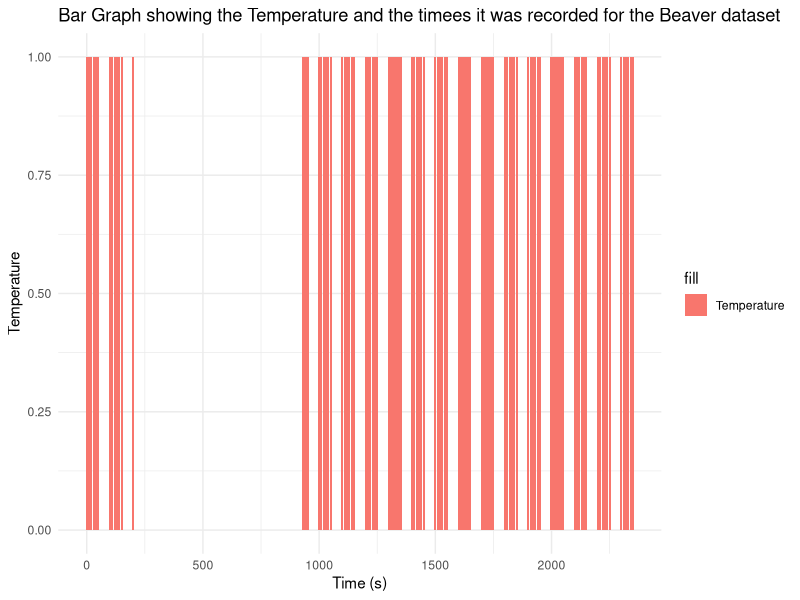

This chart was generated by the following R code: (Note: this script raises an error after producing the figure.)
# 04 February 2019
# Author ; Nicole Okkers
# Introduction to R Workshop Weekend Exercises
# Weekend Exercise 4: 
# Section 4: open section (Can make your own data set)
# Make use of any two built in datasets:
# Make use of the summarise, select, group_by functions
# Create at least two visualisations that were not done in the Intro R workshop (Density Plots: Geom_will show you the different functions)

# Load Libaries
library(tidyverse)
Beaver_2 <- datasets::beaver2 # using the built in data set beaver 2 and assigning it a name so that it shows up in the environment pain
# Exploring the data
# For Data set 1
Beaver_2 %>% # Tell R to use Ecklonia dataset and then ( %>% )
  group_by(day) %>% # Use the group_by function to summarise the data by sites, and then ( %>% )
  select(time , temp) %>% # from the data set only select collumns (variables) temp and time and then ( %>% )
  summarise(mean_Time = mean(time), # Use the summarise function to calculate the mean of the time collumn
            max_Time = max(time), # Use the summarise function to calculate the max value of the time collumn
            min_Time = min(time), # Use the summarise function to calculate the min value of the time  collumn
            median_Time = median(time), # Use the summarise function to calc the median of the time  collumn
            variance_Time = var(time), # Summarise to calc the variance of the time  collumn
            mean_Temp = mean(temp), # Summarise to calc mean of the temp collumn
            max_Temp = max(temp), # summarise to calc max value of the temp collumn
            min_Temp = min(temp), # Summarise to calc max value of the temp collumn
            median_Temp = median(temp), # Summarise to calc max value of the temp collumn
            variance_Temp = var(temp)) %>% # Summarise to calc variance of the temp collumn and then
  na.omit() # Omit an NA
summary(Beaver_2) # Summary of the Beaver_2 data set


# Exploring the data
# For Data set 2
Iris_data <- datasets::iris # using the built in data set beaver 2 and assigning it a name so that it shows up in the environment pain
# Exploring the data

Iris_data %>% # Tell R to use Ecklonia dataset and then ( %>% )
  group_by(Species) %>% # Use the group_by function to summarise the data by sites, and then ( %>% )
  select(Sepal.Length , Petal.Length) %>% # from the data set only select collumns (variables) Sepal.Length and Petal.Length and then ( %>% )
  summarise(mean_SL = mean(Sepal.Length), # Use the summarise function to calculate the mean of the Sepal.Length collumn
            max_SL = max(Sepal.Length), # Use the summarise function to calculate the max value of the Sepal.Length collumn
            min_SL = min(Sepal.Length), # Use the summarise function to calculate the min value of the Sepal.Lengthcollumn
            median_SL = median(Sepal.Length), # Use the summarise function to calc the median of the Sepal.Length collumn
            variance_SL = var(Sepal.Length), # Summarise to calc the variance of the Sepal.Length collumn
            mean_PL = mean(Petal.Length), # Summarise to calc mean of the Petal.Length collumn
            max_SW = max(Petal.Length), # summarise to calc max value of the Petal.Length collumn
            min_SW = min(Petal.Length), # Summarise to calc max value of the Petal.Length collumn
            median_SW = median(Petal.Length), # Summarise to calc max value of the Petal.Length collumn
            variance_SW = var(Petal.Length)) # Summarise to calc variance of the Petal.Length collumn and then
 

# Plot 1 Bar graph that is different to the collumn bar i have in the section 2
Plot_1_ex4 <- Bar_graph <- ggplot(data = Beaver_2 , aes(fill = "Temperature"))+ # use the command "ggplot' to draw a graph. State which data set you are using
  geom_bar(aes(x = time , group = temp)) +  # Have to use command 'geom_bar" instead of "geom_col"
  labs ( x = "Time (s)" , y = "Temperature" ) + # Adding X and Y axis lables to the graph
  ggtitle("Bar Graph showing the Temperature and the timees it was recorded for the Beaver dataset") + # adding a title to the graph
  theme_minimal() # I will be using the classic theme for this graph. 
Plot_1_ex4

# Plot 2, attempting a density plot
# Load libraries
# Density Plot
library(ggplot2)
Plot_2_ex4 <- ggplot(data = Iris_data , aes( x= Sepal.Length,)) +
  geom_density() +
labs ( x = "Sepal Length (cm)" , y = "Density" ) + # Adding X and Y axis lables to the graph
  ggtitle("Density plot for the sepal length of the Iris data set") + # adding a title to the graph
  theme_pubr() # I will be using the classic theme for this graph. 
Plot_2_ex4




